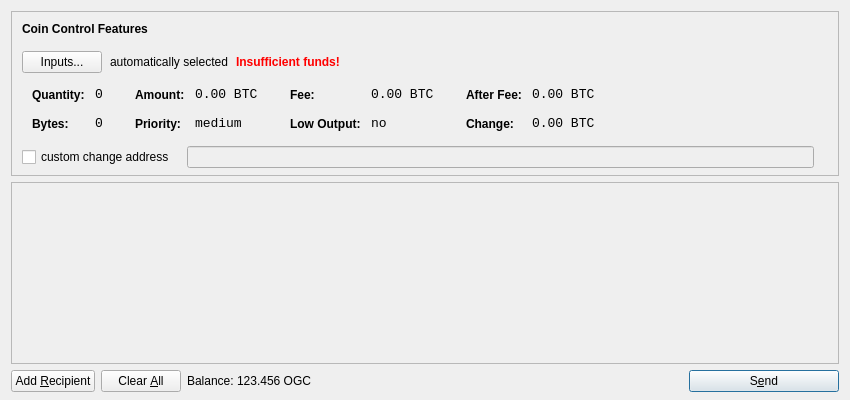
<?xml version="1.0" encoding="UTF-8"?>
<ui version="4.0">
 <class>SendCoinsDialog</class>
 <widget class="QDialog" name="SendCoinsDialog">
  <property name="geometry">
   <rect>
    <x>0</x>
    <y>0</y>
    <width>850</width>
    <height>400</height>
   </rect>
  </property>
  <property name="windowTitle">
   <string>Send Coins</string>
  </property>
  <layout class="QVBoxLayout" name="verticalLayout" stretch="0,1,0">
   <property name="bottomMargin">
    <number>8</number>
   </property>
   <item>
    <widget class="QFrame" name="frameCoinControl">
     <property name="sizePolicy">
      <sizepolicy hsizetype="Expanding" vsizetype="Expanding">
       <horstretch>0</horstretch>
       <verstretch>0</verstretch>
      </sizepolicy>
     </property>
     <property name="maximumSize">
      <size>
       <width>16777215</width>
       <height>16777215</height>
      </size>
     </property>
     <property name="frameShape">
      <enum>QFrame::StyledPanel</enum>
     </property>
     <property name="frameShadow">
      <enum>QFrame::Sunken</enum>
     </property>
     <layout class="QVBoxLayout" name="verticalLayoutCoinControl2">
      <property name="spacing">
       <number>-1</number>
      </property>
      <property name="leftMargin">
       <number>0</number>
      </property>
      <property name="topMargin">
       <number>0</number>
      </property>
      <property name="rightMargin">
       <number>0</number>
      </property>
      <property name="bottomMargin">
       <number>6</number>
      </property>
      <item>
       <layout class="QVBoxLayout" name="verticalLayoutCoinControl" stretch="0,0,0,0,1">
        <property name="spacing">
         <number>0</number>
        </property>
        <property name="leftMargin">
         <number>10</number>
        </property>
        <property name="topMargin">
         <number>10</number>
        </property>
        <item>
         <layout class="QHBoxLayout" name="horizontalLayoutCoinControl1">
          <property name="bottomMargin">
           <number>15</number>
          </property>
          <item>
           <widget class="QLabel" name="labelCoinControlFeatures">
            <property name="sizePolicy">
             <sizepolicy hsizetype="Preferred" vsizetype="Maximum">
              <horstretch>0</horstretch>
              <verstretch>0</verstretch>
             </sizepolicy>
            </property>
            <property name="font">
             <font>
              <weight>75</weight>
              <bold>true</bold>
             </font>
            </property>
            <property name="styleSheet">
             <string notr="true">font-weight:bold;</string>
            </property>
            <property name="text">
             <string>Coin Control Features</string>
            </property>
           </widget>
          </item>
         </layout>
        </item>
        <item>
         <layout class="QHBoxLayout" name="horizontalLayoutCoinControl2" stretch="0,0,0,0">
          <property name="spacing">
           <number>8</number>
          </property>
          <property name="bottomMargin">
           <number>10</number>
          </property>
          <item>
           <widget class="QPushButton" name="pushButtonCoinControl">
            <property name="styleSheet">
             <string notr="true"/>
            </property>
            <property name="text">
             <string>Inputs...</string>
            </property>
           </widget>
          </item>
          <item>
           <widget class="QLabel" name="labelCoinControlAutomaticallySelected">
            <property name="text">
             <string>automatically selected</string>
            </property>
            <property name="margin">
             <number>5</number>
            </property>
           </widget>
          </item>
          <item>
           <widget class="QLabel" name="labelCoinControlInsuffFunds">
            <property name="font">
             <font>
              <weight>75</weight>
              <bold>true</bold>
             </font>
            </property>
            <property name="styleSheet">
             <string notr="true">color:red;font-weight:bold;</string>
            </property>
            <property name="text">
             <string>Insufficient funds!</string>
            </property>
            <property name="margin">
             <number>5</number>
            </property>
           </widget>
          </item>
          <item>
           <spacer name="horizontalSpacerCoinControl">
            <property name="orientation">
             <enum>Qt::Horizontal</enum>
            </property>
            <property name="sizeHint" stdset="0">
             <size>
              <width>40</width>
              <height>1</height>
             </size>
            </property>
           </spacer>
          </item>
         </layout>
        </item>
        <item>
         <widget class="QWidget" name="widgetCoinControl" native="true">
          <property name="sizePolicy">
           <sizepolicy hsizetype="Preferred" vsizetype="Preferred">
            <horstretch>0</horstretch>
            <verstretch>0</verstretch>
           </sizepolicy>
          </property>
          <property name="minimumSize">
           <size>
            <width>0</width>
            <height>0</height>
           </size>
          </property>
          <property name="styleSheet">
           <string notr="true"/>
          </property>
          <layout class="QHBoxLayout" name="horizontalLayoutCoinControl5">
           <property name="margin">
            <number>0</number>
           </property>
           <item>
            <layout class="QHBoxLayout" name="horizontalLayoutCoinControl3" stretch="0,0,0,1">
             <property name="spacing">
              <number>20</number>
             </property>
             <property name="topMargin">
              <number>0</number>
             </property>
             <property name="bottomMargin">
              <number>10</number>
             </property>
             <item>
              <layout class="QFormLayout" name="formLayoutCoinControl1">
               <property name="horizontalSpacing">
                <number>10</number>
               </property>
               <property name="verticalSpacing">
                <number>14</number>
               </property>
               <property name="leftMargin">
                <number>10</number>
               </property>
               <property name="topMargin">
                <number>4</number>
               </property>
               <property name="rightMargin">
                <number>6</number>
               </property>
               <item row="0" column="0">
                <widget class="QLabel" name="labelCoinControlQuantityText">
                 <property name="styleSheet">
                  <string notr="true">font-weight:bold;</string>
                 </property>
                 <property name="text">
                  <string>Quantity:</string>
                 </property>
                 <property name="margin">
                  <number>0</number>
                 </property>
                </widget>
               </item>
               <item row="0" column="1">
                <widget class="QLabel" name="labelCoinControlQuantity">
                 <property name="font">
                  <font>
                   <family>Monospace</family>
                   <pointsize>10</pointsize>
                  </font>
                 </property>
                 <property name="cursor">
                  <cursorShape>IBeamCursor</cursorShape>
                 </property>
                 <property name="contextMenuPolicy">
                  <enum>Qt::ActionsContextMenu</enum>
                 </property>
                 <property name="text">
                  <string notr="true">0</string>
                 </property>
                 <property name="margin">
                  <number>0</number>
                 </property>
                 <property name="textInteractionFlags">
                  <set>Qt::LinksAccessibleByMouse|Qt::TextSelectableByKeyboard|Qt::TextSelectableByMouse</set>
                 </property>
                </widget>
               </item>
               <item row="1" column="0">
                <widget class="QLabel" name="labelCoinControlBytesText">
                 <property name="styleSheet">
                  <string notr="true">font-weight:bold;</string>
                 </property>
                 <property name="text">
                  <string>Bytes:</string>
                 </property>
                </widget>
               </item>
               <item row="1" column="1">
                <widget class="QLabel" name="labelCoinControlBytes">
                 <property name="font">
                  <font>
                   <family>Monospace</family>
                   <pointsize>10</pointsize>
                  </font>
                 </property>
                 <property name="cursor">
                  <cursorShape>IBeamCursor</cursorShape>
                 </property>
                 <property name="contextMenuPolicy">
                  <enum>Qt::ActionsContextMenu</enum>
                 </property>
                 <property name="text">
                  <string notr="true">0</string>
                 </property>
                 <property name="textInteractionFlags">
                  <set>Qt::LinksAccessibleByMouse|Qt::TextSelectableByKeyboard|Qt::TextSelectableByMouse</set>
                 </property>
                </widget>
               </item>
              </layout>
             </item>
             <item>
              <layout class="QFormLayout" name="formLayoutCoinControl2">
               <property name="horizontalSpacing">
                <number>10</number>
               </property>
               <property name="verticalSpacing">
                <number>14</number>
               </property>
               <property name="leftMargin">
                <number>6</number>
               </property>
               <property name="topMargin">
                <number>4</number>
               </property>
               <property name="rightMargin">
                <number>6</number>
               </property>
               <item row="0" column="0">
                <widget class="QLabel" name="labelCoinControlAmountText">
                 <property name="styleSheet">
                  <string notr="true">font-weight:bold;</string>
                 </property>
                 <property name="text">
                  <string>Amount:</string>
                 </property>
                 <property name="margin">
                  <number>0</number>
                 </property>
                </widget>
               </item>
               <item row="0" column="1">
                <widget class="QLabel" name="labelCoinControlAmount">
                 <property name="font">
                  <font>
                   <family>Monospace</family>
                   <pointsize>10</pointsize>
                  </font>
                 </property>
                 <property name="cursor">
                  <cursorShape>IBeamCursor</cursorShape>
                 </property>
                 <property name="contextMenuPolicy">
                  <enum>Qt::ActionsContextMenu</enum>
                 </property>
                 <property name="text">
                  <string notr="true">0.00 BTC</string>
                 </property>
                 <property name="textInteractionFlags">
                  <set>Qt::LinksAccessibleByMouse|Qt::TextSelectableByKeyboard|Qt::TextSelectableByMouse</set>
                 </property>
                </widget>
               </item>
               <item row="1" column="0">
                <widget class="QLabel" name="labelCoinControlPriorityText">
                 <property name="styleSheet">
                  <string notr="true">font-weight:bold;</string>
                 </property>
                 <property name="text">
                  <string>Priority:</string>
                 </property>
                </widget>
               </item>
               <item row="1" column="1">
                <widget class="QLabel" name="labelCoinControlPriority">
                 <property name="font">
                  <font>
                   <family>Monospace</family>
                   <pointsize>10</pointsize>
                  </font>
                 </property>
                 <property name="cursor">
                  <cursorShape>IBeamCursor</cursorShape>
                 </property>
                 <property name="contextMenuPolicy">
                  <enum>Qt::ActionsContextMenu</enum>
                 </property>
                 <property name="text">
                  <string>medium</string>
                 </property>
                 <property name="textInteractionFlags">
                  <set>Qt::LinksAccessibleByMouse|Qt::TextSelectableByKeyboard|Qt::TextSelectableByMouse</set>
                 </property>
                </widget>
               </item>
              </layout>
             </item>
             <item>
              <layout class="QFormLayout" name="formLayoutCoinControl3">
               <property name="horizontalSpacing">
                <number>10</number>
               </property>
               <property name="verticalSpacing">
                <number>14</number>
               </property>
               <property name="leftMargin">
                <number>6</number>
               </property>
               <property name="topMargin">
                <number>4</number>
               </property>
               <property name="rightMargin">
                <number>6</number>
               </property>
               <item row="0" column="0">
                <widget class="QLabel" name="labelCoinControlFeeText">
                 <property name="styleSheet">
                  <string notr="true">font-weight:bold;</string>
                 </property>
                 <property name="text">
                  <string>Fee:</string>
                 </property>
                 <property name="margin">
                  <number>0</number>
                 </property>
                </widget>
               </item>
               <item row="0" column="1">
                <widget class="QLabel" name="labelCoinControlFee">
                 <property name="font">
                  <font>
                   <family>Monospace</family>
                   <pointsize>10</pointsize>
                  </font>
                 </property>
                 <property name="cursor">
                  <cursorShape>IBeamCursor</cursorShape>
                 </property>
                 <property name="contextMenuPolicy">
                  <enum>Qt::ActionsContextMenu</enum>
                 </property>
                 <property name="text">
                  <string notr="true">0.00 BTC</string>
                 </property>
                 <property name="textInteractionFlags">
                  <set>Qt::LinksAccessibleByMouse|Qt::TextSelectableByKeyboard|Qt::TextSelectableByMouse</set>
                 </property>
                </widget>
               </item>
               <item row="1" column="0">
                <widget class="QLabel" name="labelCoinControlLowOutputText">
                 <property name="styleSheet">
                  <string notr="true">font-weight:bold;</string>
                 </property>
                 <property name="text">
                  <string>Low Output:</string>
                 </property>
                </widget>
               </item>
               <item row="1" column="1">
                <widget class="QLabel" name="labelCoinControlLowOutput">
                 <property name="font">
                  <font>
                   <family>Monospace</family>
                   <pointsize>10</pointsize>
                  </font>
                 </property>
                 <property name="cursor">
                  <cursorShape>IBeamCursor</cursorShape>
                 </property>
                 <property name="contextMenuPolicy">
                  <enum>Qt::ActionsContextMenu</enum>
                 </property>
                 <property name="text">
                  <string>no</string>
                 </property>
                 <property name="textInteractionFlags">
                  <set>Qt::LinksAccessibleByMouse|Qt::TextSelectableByKeyboard|Qt::TextSelectableByMouse</set>
                 </property>
                </widget>
               </item>
              </layout>
             </item>
             <item>
              <layout class="QFormLayout" name="formLayoutCoinControl4">
               <property name="horizontalSpacing">
                <number>10</number>
               </property>
               <property name="verticalSpacing">
                <number>14</number>
               </property>
               <property name="leftMargin">
                <number>6</number>
               </property>
               <property name="topMargin">
                <number>4</number>
               </property>
               <property name="rightMargin">
                <number>6</number>
               </property>
               <item row="0" column="0">
                <widget class="QLabel" name="labelCoinControlAfterFeeText">
                 <property name="styleSheet">
                  <string notr="true">font-weight:bold;</string>
                 </property>
                 <property name="text">
                  <string>After Fee:</string>
                 </property>
                 <property name="margin">
                  <number>0</number>
                 </property>
                </widget>
               </item>
               <item row="0" column="1">
                <widget class="QLabel" name="labelCoinControlAfterFee">
                 <property name="font">
                  <font>
                   <family>Monospace</family>
                   <pointsize>10</pointsize>
                  </font>
                 </property>
                 <property name="cursor">
                  <cursorShape>IBeamCursor</cursorShape>
                 </property>
                 <property name="contextMenuPolicy">
                  <enum>Qt::ActionsContextMenu</enum>
                 </property>
                 <property name="text">
                  <string notr="true">0.00 BTC</string>
                 </property>
                 <property name="textInteractionFlags">
                  <set>Qt::LinksAccessibleByMouse|Qt::TextSelectableByKeyboard|Qt::TextSelectableByMouse</set>
                 </property>
                </widget>
               </item>
               <item row="1" column="0">
                <widget class="QLabel" name="labelCoinControlChangeText">
                 <property name="styleSheet">
                  <string notr="true">font-weight:bold;</string>
                 </property>
                 <property name="text">
                  <string>Change:</string>
                 </property>
                </widget>
               </item>
               <item row="1" column="1">
                <widget class="QLabel" name="labelCoinControlChange">
                 <property name="font">
                  <font>
                   <family>Monospace</family>
                   <pointsize>10</pointsize>
                  </font>
                 </property>
                 <property name="cursor">
                  <cursorShape>IBeamCursor</cursorShape>
                 </property>
                 <property name="contextMenuPolicy">
                  <enum>Qt::ActionsContextMenu</enum>
                 </property>
                 <property name="text">
                  <string notr="true">0.00 BTC</string>
                 </property>
                 <property name="textInteractionFlags">
                  <set>Qt::LinksAccessibleByMouse|Qt::TextSelectableByKeyboard|Qt::TextSelectableByMouse</set>
                 </property>
                </widget>
               </item>
              </layout>
             </item>
            </layout>
           </item>
          </layout>
         </widget>
        </item>
        <item>
         <layout class="QHBoxLayout" name="horizontalLayoutCoinControl4" stretch="0,0,0">
          <property name="spacing">
           <number>12</number>
          </property>
          <property name="sizeConstraint">
           <enum>QLayout::SetDefaultConstraint</enum>
          </property>
          <property name="topMargin">
           <number>5</number>
          </property>
          <property name="rightMargin">
           <number>5</number>
          </property>
          <item>
           <widget class="QCheckBox" name="checkBoxCoinControlChange">
            <property name="text">
             <string>custom change address</string>
            </property>
           </widget>
          </item>
          <item>
           <widget class="QLineEdit" name="lineEditCoinControlChange">
            <property name="enabled">
             <bool>false</bool>
            </property>
            <property name="sizePolicy">
             <sizepolicy hsizetype="Expanding" vsizetype="Fixed">
              <horstretch>0</horstretch>
              <verstretch>0</verstretch>
             </sizepolicy>
            </property>
           </widget>
          </item>
          <item>
           <widget class="QLabel" name="labelCoinControlChangeLabel">
            <property name="sizePolicy">
             <sizepolicy hsizetype="Preferred" vsizetype="Expanding">
              <horstretch>0</horstretch>
              <verstretch>0</verstretch>
             </sizepolicy>
            </property>
            <property name="minimumSize">
             <size>
              <width>0</width>
              <height>0</height>
             </size>
            </property>
            <property name="text">
             <string/>
            </property>
            <property name="margin">
             <number>3</number>
            </property>
           </widget>
          </item>
         </layout>
        </item>
        <item>
         <spacer name="verticalSpacerCoinControl">
          <property name="orientation">
           <enum>Qt::Vertical</enum>
          </property>
          <property name="sizeHint" stdset="0">
           <size>
            <width>800</width>
            <height>1</height>
           </size>
          </property>
         </spacer>
        </item>
       </layout>
      </item>
     </layout>
    </widget>
   </item>
   <item>
    <widget class="QScrollArea" name="scrollArea">
     <property name="widgetResizable">
      <bool>true</bool>
     </property>
     <widget class="QWidget" name="scrollAreaWidgetContents">
      <property name="geometry">
       <rect>
        <x>0</x>
        <y>0</y>
        <width>830</width>
        <height>165</height>
       </rect>
      </property>
      <layout class="QVBoxLayout" name="verticalLayout_2">
       <property name="margin">
        <number>0</number>
       </property>
       <item>
        <layout class="QVBoxLayout" name="entries">
         <property name="spacing">
          <number>6</number>
         </property>
        </layout>
       </item>
       <item>
        <spacer name="verticalSpacer">
         <property name="orientation">
          <enum>Qt::Vertical</enum>
         </property>
         <property name="sizeHint" stdset="0">
          <size>
           <width>20</width>
           <height>40</height>
          </size>
         </property>
        </spacer>
       </item>
      </layout>
     </widget>
    </widget>
   </item>
   <item>
    <layout class="QHBoxLayout" name="horizontalLayout">
     <item>
      <widget class="QPushButton" name="addButton">
       <property name="toolTip">
        <string>Send to multiple recipients at once</string>
       </property>
       <property name="text">
        <string>Add &amp;Recipient</string>
       </property>
       <property name="icon">
        <iconset resource="../bitcoin.qrc">
         <normaloff>:/icons/add</normaloff>:/icons/add</iconset>
       </property>
       <property name="autoDefault">
        <bool>false</bool>
       </property>
      </widget>
     </item>
     <item>
      <widget class="QPushButton" name="clearButton">
       <property name="sizePolicy">
        <sizepolicy hsizetype="Minimum" vsizetype="Fixed">
         <horstretch>0</horstretch>
         <verstretch>0</verstretch>
        </sizepolicy>
       </property>
       <property name="toolTip">
        <string>Remove all transaction fields</string>
       </property>
       <property name="text">
        <string>Clear &amp;All</string>
       </property>
       <property name="icon">
        <iconset resource="../bitcoin.qrc">
         <normaloff>:/icons/remove</normaloff>:/icons/remove</iconset>
       </property>
       <property name="autoRepeatDelay">
        <number>300</number>
       </property>
       <property name="autoDefault">
        <bool>false</bool>
       </property>
      </widget>
     </item>
     <item>
      <layout class="QHBoxLayout" name="horizontalLayout_2">
       <property name="spacing">
        <number>3</number>
       </property>
       <item>
        <widget class="QLabel" name="label">
         <property name="text">
          <string>Balance:</string>
         </property>
        </widget>
       </item>
       <item>
        <widget class="QLabel" name="labelBalance">
         <property name="cursor">
          <cursorShape>IBeamCursor</cursorShape>
         </property>
         <property name="text">
          <string>123.456 OGC</string>
         </property>
         <property name="textInteractionFlags">
          <set>Qt::LinksAccessibleByMouse|Qt::TextSelectableByKeyboard|Qt::TextSelectableByMouse</set>
         </property>
        </widget>
       </item>
      </layout>
     </item>
     <item>
      <spacer name="horizontalSpacer">
       <property name="orientation">
        <enum>Qt::Horizontal</enum>
       </property>
       <property name="sizeHint" stdset="0">
        <size>
         <width>40</width>
         <height>20</height>
        </size>
       </property>
      </spacer>
     </item>
     <item>
      <widget class="QPushButton" name="sendButton">
       <property name="minimumSize">
        <size>
         <width>150</width>
         <height>0</height>
        </size>
       </property>
       <property name="toolTip">
        <string>Confirm the send action</string>
       </property>
       <property name="text">
        <string>S&amp;end</string>
       </property>
       <property name="icon">
        <iconset resource="../bitcoin.qrc">
         <normaloff>:/icons/send</normaloff>:/icons/send</iconset>
       </property>
       <property name="default">
        <bool>true</bool>
       </property>
      </widget>
     </item>
    </layout>
   </item>
  </layout>
 </widget>
 <resources>
  <include location="../bitcoin.qrc"/>
 </resources>
 <connections/>
</ui>
